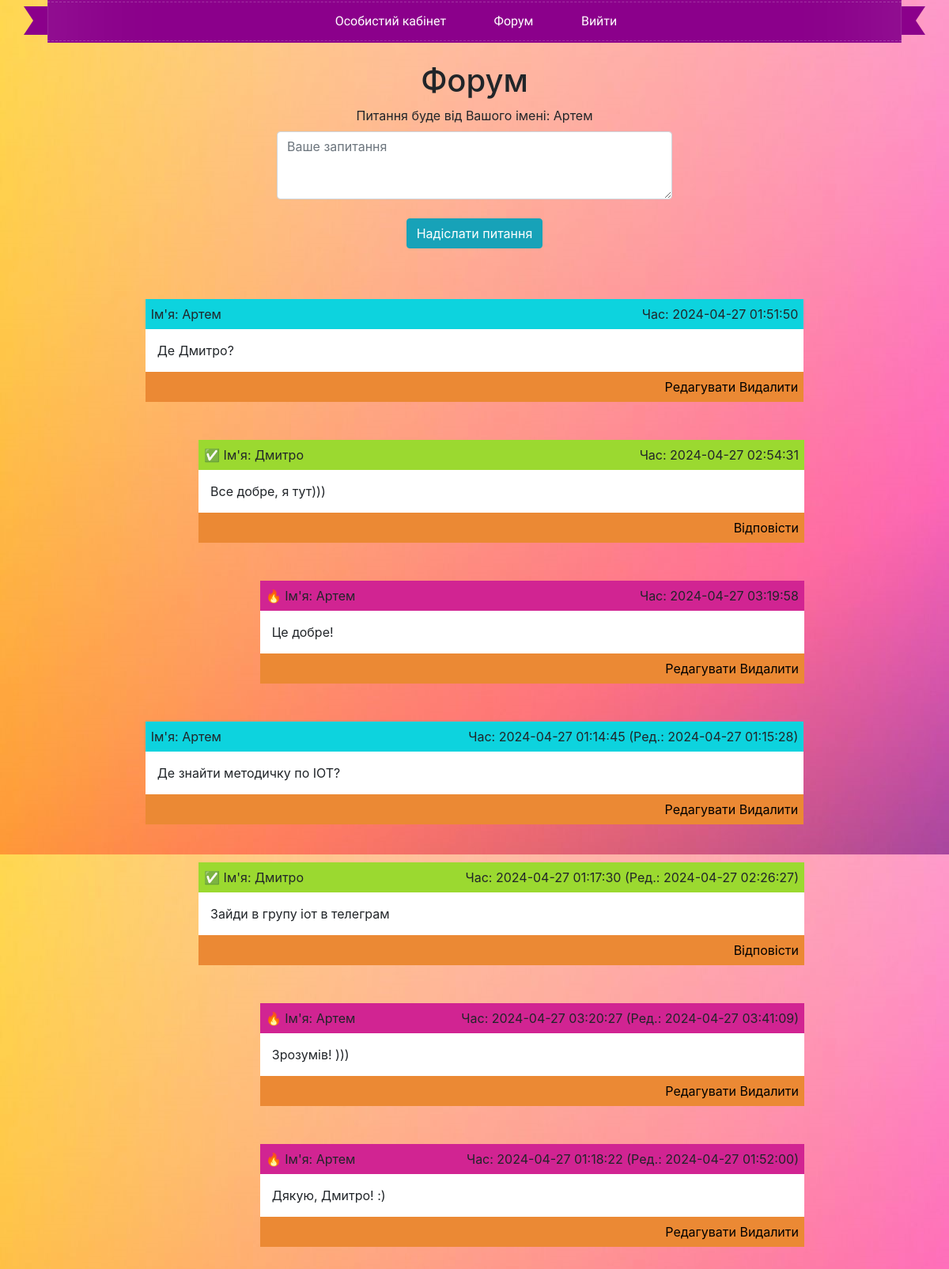
The page /Site/comment.php (signed in) on the database its author committed.
### tables this page shows
CREATE TABLE `users` (
  `id` int NOT NULL,
  `name` varchar(75) NOT NULL,
  `surname` varchar(75) NOT NULL,
  `phone_number` varchar(15) NOT NULL,
  `email` varchar(105) NOT NULL,
  `pass` varchar(32) NOT NULL,
  `hash` varchar(250) NOT NULL,
  `email_confirmed` tinyint(1) NOT NULL,
  `avatar` varchar(250) DEFAULT NULL
);

CREATE TABLE `comments` (
  `id` int UNSIGNED NOT NULL,
  `comment` varchar(250) NOT NULL,
  `date_c` datetime NOT NULL,
  `user_id` int NOT NULL,
  `date_edit` datetime DEFAULT NULL
);

CREATE TABLE `reply_comment` (
  `id_reply` int UNSIGNED NOT NULL,
  `reply_comment` varchar(250) NOT NULL,
  `id_comment` int DEFAULT NULL,
  `id_sub_comment` int DEFAULT NULL,
  `id_reply_user` int NOT NULL,
  `date_reply` datetime NOT NULL,
  `edit_date_reply` datetime DEFAULT NULL
);

### Site/comment.php (the view)
<?php $location  = 'comment';
include 'layouts/header.php';
include 'layouts/navbar.php'; ?>
    <div class="container mt-4">
        <?php if (!isset($_COOKIE['user'])): ?>
        <meta http-equiv="refresh" content="0; index.php">
        <?php else:
            include 'validation-form/database.php';
            $hash = $_COOKIE['user'];
            $result = $mysql->query("SELECT * FROM `users` WHERE `hash`='$hash'");
            while( $row = mysqli_fetch_assoc($result) ) {
                $nameC = $row['name'];
                }?>
        <div class="row">
            <div class="col" align="center">
                <h1>Форум</h1>
                <form action="validation-form/check_comment.php" method="post">
                <div class="mb-3">
                <label for="comment" class="form-label">Питання буде від Вашого імені: <?=$nameC?></label>
                <textarea class="form-control" name="comment" id="comment" rows="3" placeholder="Ваше запитання"></textarea><br>
                <button class="btn btn-info" type="submit">Надіслати питання</button>
                </form>
                </div>
            </div>
        <?php endif; ?>
    </div>
            <?php
            $sql = "SELECT * FROM comments ORDER BY id DESC";
            $result = $mysql->query($sql);
            if ($result->num_rows > 0) {
            while($row = $result->fetch_assoc()) {
                $user_id = $row['user_id'];
                $result2 = $mysql->query("SELECT * FROM `users` WHERE `id`='$user_id'");
                while( $row2 = mysqli_fetch_assoc($result2) ) {
                    $name  = $row2['name'];
                }?>
                <br><br>
                <table border="0" align="center" width="75%" cellpadding="7" bordercolor="Black">
                <?php
                if ($row["date_edit"] != ''){ ?>
                    <td bgcolor='#0dd3de' align='left'>Ім'я: <?=$name?></td>
                    <td bgcolor='#0dd3de' align='right'>Час: <?=$row["date_c"]?> (Ред.: <?=$row["date_edit"]?>)</td><tr>
                <?php } else { ?>
                    <td bgcolor='#0dd3de' align='left'>Ім'я: <?=$name?></td>
                    <td bgcolor='#0dd3de' align='right'>Час: <?=$row["date_c"]?></td><tr>
                <?php }?>
                </table>
                <table border="0" align="center" width="75%" cellpadding="15" bordercolor="Black">
                <td bgcolor='white'><?=$row["comment"]?></td><tr>
                </table>
                <?php
                $hash = $_COOKIE['user'];
                $result3 = $mysql->query("SELECT * FROM `users` WHERE `hash`='$hash'");
                while( $row3 = mysqli_fetch_assoc($result3) ) {
                    $user_id2  = $row3['id'];
                }?>
                <table border="0" align="center" width="75%" cellpadding="7" bordercolor="Black">
                <?php if($user_id2 == $row["user_id"]){
                 ?>
                    <td bgcolor='#eb8934' align='right'>
                    <a style="color: Black;" href="validation-form/edit_comment.php?id=<?=$row["id"]?>">Редагувати</a>
                    <a style="color: Black;" href="validation-form/delete_comment.php?id=<?=$row["id"]?>">Видалити</a>
                    </td><tr>
                <?php } else { ?>
                    <td bgcolor='#eb8934' align='right'>
                        <a style="color: Black;" href="validation-form/reply_comment.php?id=<?=$row["id"]?>">Відповісти</a>
                <?php } ?>
                </table>
                <?php
                $sql_reply = "SELECT * FROM reply_comment ORDER BY id_reply DESC";
                $result_reply = $mysql->query($sql_reply);
                if ($result_reply->num_rows > 0) {
                    while($row_reply = $result_reply->fetch_assoc()) {
                        $id_reply_user = $row_reply['id_reply_user'];
                        $result_reply_2 = $mysql->query("SELECT * FROM `users` WHERE `id`='$id_reply_user'");
                        while( $row_reply_2 = mysqli_fetch_assoc($result_reply_2) ) {
                            $name_user_reply  = $row_reply_2['name'];
                        }
                    if ($row_reply['id_comment'] == $row["id"]){?>
                        <br><br><table border="0" align="right" width="69%" cellpadding="7" bordercolor="Black" style="margin-right: 138px;">
                    <?php
                    if ($row_reply["edit_date_reply"] != ''){?>
                    <td bgcolor='#9bd930' align='left'>&#9989 Ім'я: <?=$name_user_reply?></td>
                    <td bgcolor='#9bd930' align='right'>Час: <?=$row_reply["date_reply"]?> (Ред.: <?=$row_reply["edit_date_reply"]?>)</td><tr>
                    <?php } else { ?>
                    <td bgcolor='#9bd930' align='left'>&#9989 Ім'я: <?=$name_user_reply?></td>
                    <td bgcolor='#9bd930' align='right'>Час: <?=$row_reply["date_reply"]?></td><tr>
                    <?php } ?>
                    </table>
                    <table border="0" align="center" width="69%" cellpadding="15" bordercolor="Black" style="margin-right: 138px;">
                    <td bgcolor='white'><?=$row_reply["reply_comment"]?></td><tr>
                    </table>
                    <table border="0" align="center" width="69%" cellpadding="7" bordercolor="Black" style="margin-right: 138px;">
                    <?php if($user_id2 == $row_reply["id_reply_user"]){
                    ?>
                        <td bgcolor='#eb8934' align='right'>
                        <a style="color: Black;"  href="validation-form/edit_reply_for_comment.php?replyOnCommentId=<?=$row_reply["id_reply"]?>">Редагувати</a>
                        <a style="color: Black;"  href="validation-form/delete_reply_comment.php?idReplyComment=<?=$row_reply["id_reply"]?>">Видалити</a></td><tr>
                    <?php } else {?>
                    <td bgcolor='#eb8934' align='right'>
                    <a style="color: Black;" href="validation-form/reply_sub_comment.php?id=<?=$row_reply["id_reply"]?>">Відповісти</a></td><tr>
                    <?php } ?>
                    </table>
                    <?php
                    $sqlSubComment = "SELECT * FROM reply_comment ORDER BY id_reply DESC";
                    $resultSubComment = $mysql->query($sqlSubComment);
                    if ($resultSubComment->num_rows > 0) {
                        while($rowSubComment = $resultSubComment->fetch_assoc()) {
                        $idUserSubComment = $rowSubComment['id_reply_user'];
                        $resultSubComment2 = $mysql->query("SELECT * FROM `users` WHERE `id`='$idUserSubComment'");
                        while( $rowSubComment2 = mysqli_fetch_assoc($resultSubComment2) ) {
                            $nameUserSubComment  = $rowSubComment2['name'];
                        }
                        if ($rowSubComment['id_sub_comment'] == $row_reply['id_reply']){ ?>
                        <br><br>
                        <table border="0" align="center" width="62%" cellpadding="7" bordercolor="Black" style="margin-right: 138px;">
                        <?php
                        if ($rowSubComment["edit_date_reply"] != ''){ ?>
                            <td bgcolor='#d12492' align='left'>&#128293 Ім'я: <?=$nameUserSubComment?></td>
                            <td bgcolor='#d12492' align='right'>Час: <?=$rowSubComment["date_reply"]?> (Ред.: <?=$rowSubComment["edit_date_reply"]?>)</td><tr>
                        <?php } else { ?>
                            <td bgcolor='#d12492' align='left'>&#128293 Ім'я: <?=$nameUserSubComment?></td>
                            <td bgcolor='#d12492' align='right'>Час: <?=$rowSubComment["date_reply"]?></td><tr>
                        <?php } ?>
                        </table>
                        <table border="0" align="center" width="62%" cellpadding="15" bordercolor="Black" style="margin-right: 138px;">
                        <td bgcolor='white'><?=$rowSubComment["reply_comment"]?></td><tr>
                        </table>
                        <table border="0" align="center" width="62%" cellpadding="7" bordercolor="Black" style="margin-right: 138px;">
                        <?php if($user_id2 == $rowSubComment["id_reply_user"]){ ?>
                            <td bgcolor='#eb8934' align='right'>
                            <a style="color: Black;"  href="validation-form/edit_sub_comment.php?editSubComment=<?=$rowSubComment["id_reply"]?>">Редагувати</a>
                            <a style="color: Black;"  href="validation-form/delete_sub_comment.php?idDeleteSubComment=<?=$rowSubComment["id_reply"]?>">Видалити</a></td><tr>
                        <?php } ?>
                        </table>
                <?php } } }
                } } } } }?>
                <br><br>
    <?php $mysql->close();
include 'layouts/footer.php'; ?>

### Site/layouts/header.php (shortened to what this page needs)
<!DOCTYPE html>
<html lang="ru">
<head>
<link rel="stylesheet" type="text/css" href="https://cdn.jsdelivr.net/npm/bootstrap@4.6.0/dist/css/bootstrap.min.css">
<link rel="stylesheet" href="/css/style.css">
<link rel="stylesheet" href="/css/navigation.css">
</head>

### Site/layouts/navbar.php (shortened to what this page needs)
<?php
 switch($location){
    case 'comment':
        $content = '1';
        break;
}
?>
<body>
    <nav class="top-menu">
        <ul class="menu-main">
            <?php if (!isset($_COOKIE['user'])): ?>
                <li><a href="reg.php">Зареєструватися</a></li>
                <li><a href="index.php">Увійти</a></li>
            <?php else:
                if ($content == '1'){
                    ?>
                    <li><a href="kabinet.php">Особистий кабінет</a></li>
                    <li><a href="comment.php">Форум</a></li>
                    <li><a href="validation-form/exit.php">Вийти</a></li>
                    <?php
                } else {
                    ?>
                    <li><a href="/kabinet.php">Особистий кабінет</a></li>
                    <li><a href="/comment.php">Форум</a></li>
                    <li><a href="/validation-form/exit.php">Вийти</a></li>
                    <?php
                }
                endif; ?>
        </ul>
    </nav>

### Site/layouts/footer.php (shortened to what this page needs)
    </body>
</html>

### Site/css/style.css (style rules this page uses)
form { width: 500px; }

### Site/css/navigation.css (style rules this page uses)
.top-menu { margin: 0 60px; position: relative; background: #8B008B; box-shadow: inset 1px 0 0 rgba(255,255,255,.1), inset -1px 0 0 rgba(255,255,255,.1), inset 150px 0 150px -150px rgba(255,255,255,.12), inset -150px 0 150px -150px rgba(255,255,255,.12); }
.top-menu:before, .top-menu:after { content: ""; position: absolute; z-index: 2; left: 0; width: 100%; height: 3px; }
.top-menu:before { top: 0; border-bottom: 1px dashed rgba(255,255,255,.2); }
.top-menu:after { bottom: 0; border-top: 1px dashed rgba(255,255,255,.2); }
.menu-main { list-style: none; padding: 0; margin: 0; text-align: center; }
.menu-main:before, .menu-main:after { content: ""; position: absolute; width: 50px; height: 0; top: 8px; border-top: 18px solid #8B008B; border-bottom: 18px solid #8B008B; transform: rotate(360deg); z-index: -1; }
.menu-main:before { left: -30px; border-left: 12px solid rgba(255, 255, 255, 0); }
.menu-main:after { right: -30px; border-right: 12px solid rgba(255, 255, 255, 0); }
.menu-main li { display: inline-block; margin-right: -4px; }
.menu-main a { text-decoration: none; display: inline-block; padding: 15px 30px; font-family: 'PT Sans Caption', sans-serif; color: white; transition: .3s linear; }

### Site/layouts/header.php (style rules this page uses)
body { background: url(/photo/grad1.jpg); background-attachment: fixed; }

### rows shown on the page
users: name "Артем"
comments: user.name "Артем", date_c "2024-04-27 01:51:50", comment "Де Дмитро?"
reply_comment: users.name "Дмитро", date_reply "2024-04-27 02:54:31", reply_comment "Все добре, я тут)))"
reply_comment: users.name "Артем", date_reply "2024-04-27 03:19:58", reply_comment "Це добре!"
comments: user.name "Артем", date_c "2024-04-27 01:14:45", date_edit "2024-04-27 01:15:28", comment "Де знайти методичку по IOT?"
reply_comment: users.name "Дмитро", date_reply "2024-04-27 01:17:30", edit_date_reply "2024-04-27 02:26:27", reply_comment "Зайди в групу іот в телеграм"
reply_comment: users.name "Артем", date_reply "2024-04-27 03:20:27", edit_date_reply "2024-04-27 03:41:09", reply_comment "Зрозумів! )))"
reply_comment: users.name "Артем", date_reply "2024-04-27 01:18:22", edit_date_reply "2024-04-27 01:52:00", reply_comment "Дякую, Дмитро! :)"
